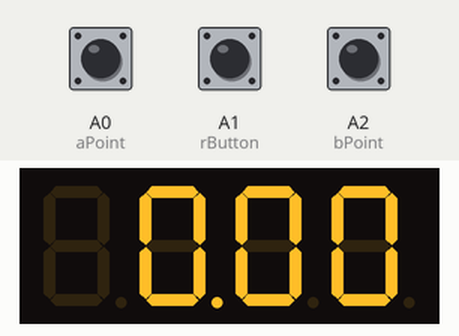
Simulated run of this sketch. Board: Arduino Uno, built with avr-gcc and run on an emulated ATmega328P. On the bench: 4-digit seven-segment display. The inputs (shaded band) are chosen by the test bench; at power-on: A0 (aPoint) HIGH, A2 (bPoint) HIGH, A1 (rButton) HIGH.

Above: at 1.2 s.
1.3 s: A0 (aPoint) pulled LOW for 0.15 s
At 2.1 s:
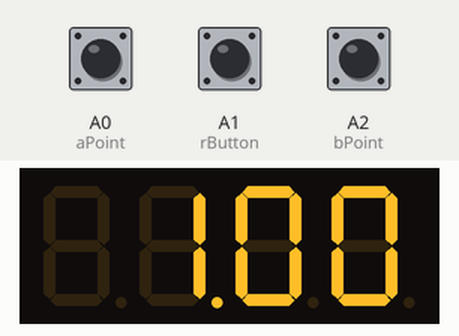
2.9 s: A2 (bPoint) pulled LOW for 0.15 s
At 3.3 s:
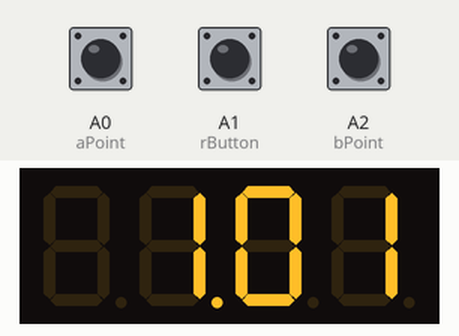
4.5 s: A0 (aPoint) pulled LOW for 1 s
At 5.7 s:
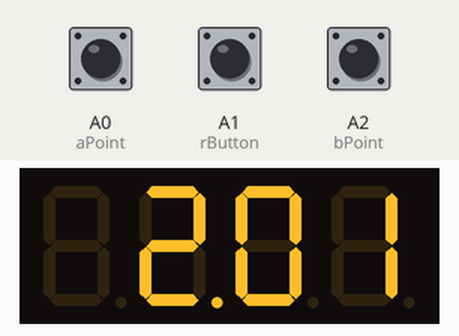
7.0 s: A2 (bPoint) pulled LOW for 1 s
At 7.6 s:
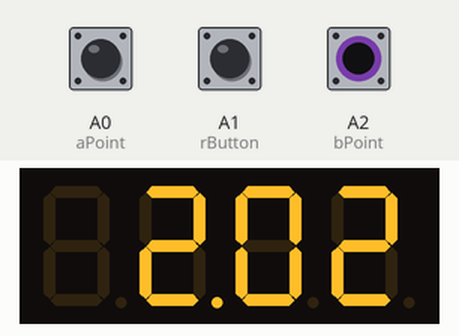
Timing chart, 0 to 10.0 s (numbered marks = the images above; inputs shaded):
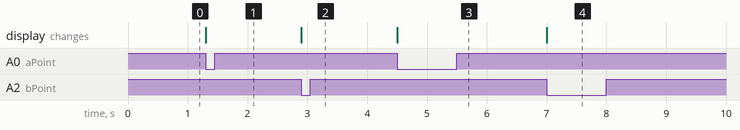

The sketch:

CPE161P_Experiment_1.ino
```cpp
#include "SevSeg.h"
SevSeg sevseg;

const int aPoint = A0;
const int rButton = A1;
const int bPoint = A2;

int homePoint;
int resetState;
int awayPoint;

int homeScore = 0;
int awayScore = 0;
int currentScore = 0;

int currentButtonState = 1;
int lastButtonState = 0;

void setup() {

  Serial.begin(9600);
  pinMode(aPoint, INPUT_PULLUP);
  pinMode(rButton, INPUT_PULLUP);
  pinMode(bPoint, INPUT_PULLUP);
  pinMode(13, OUTPUT);
  byte numDigits = 4;
  byte digitPins[] = {2, 3, 4, 5};
  byte segmentPins[] = {6, 7, 8, 9, 10, 11, 12, 13};
  bool resistorsOnSegments = 0;
  sevseg.begin(COMMON_CATHODE, numDigits, digitPins, segmentPins, resistorsOnSegments);
  sevseg.setBrightness(90);
  sevseg.setNumber(currentScore, 2);
}

void loop() {

  homePoint = digitalRead(aPoint);
  resetState = digitalRead(rButton);
  awayPoint = digitalRead(bPoint);

  if (homePoint == LOW || resetState == LOW || awayPoint == LOW) {
    currentButtonState = 1;
  }
  else {
    currentButtonState = 0;
  }


  if (currentButtonState == 1 && lastButtonState == 0) {

    if (homePoint == LOW && resetState == HIGH && awayPoint == HIGH) {
      homeScore += 1;
      lastButtonState = currentButtonState;
    }
    else if (homePoint == HIGH && resetState == HIGH && awayPoint == LOW) {
      awayScore += 1;
      lastButtonState = currentButtonState;
    }
    else if (homePoint == HIGH && resetState == LOW && awayPoint == HIGH) {
      homeScore = 0;
      awayScore = 0;
      lastButtonState = currentButtonState;
    }

  }

  lastButtonState = currentButtonState;

  currentScore = (homeScore * 100) + awayScore;

  if (homeScore > 99 || awayScore > 99) {
    homeScore = 0;
    awayScore = 0;
  }

  sevseg.setNumber(currentScore, 2);
  sevseg.refreshDisplay();
}
```

Measured:
- after the input at 1.3 s, the display: changes at once (image 1)
- after the input at 2.9 s, the display: changes at once (image 2)
- after the input at 4.5 s, the display: changes at once (image 3)
- after the input at 7.0 s, the display: changes at once (image 4)
